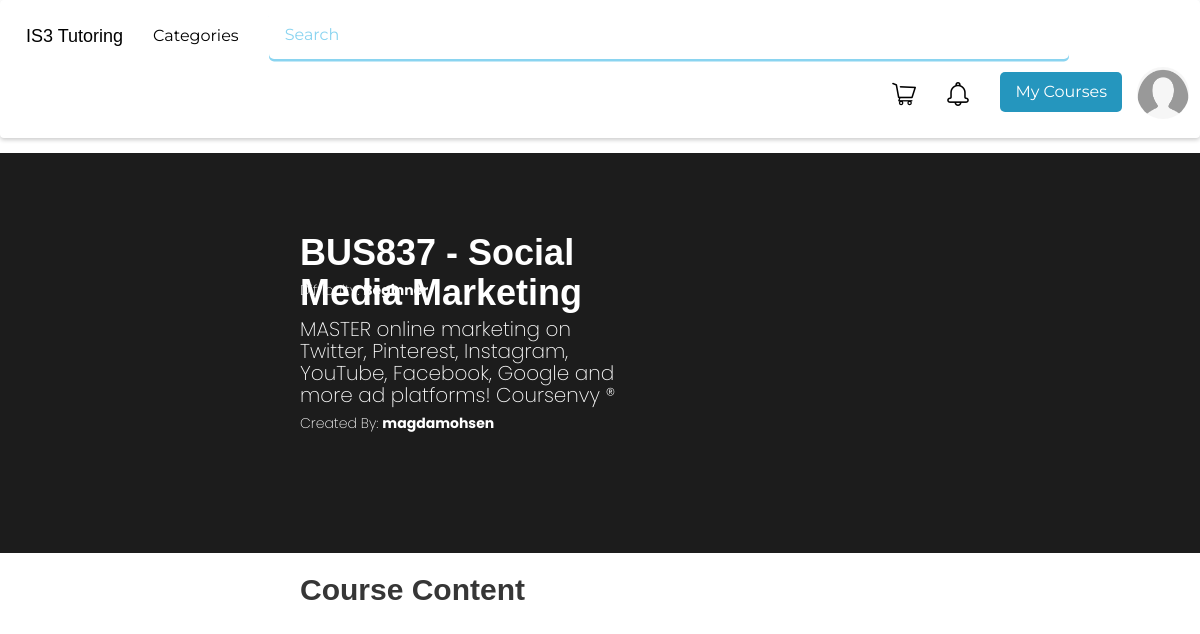
/src/view/viewCourseContent.php?id=3 (signed in), run on the app's committed database.
### tables this page shows
CREATE TABLE `courses` (
  `CourseID` int(11) NOT NULL,
  `Code` varchar(8) NOT NULL,
  `Title` varchar(50) NOT NULL,
  `Description` text NOT NULL,
  `Hours` int(11) NOT NULL,
  `Level` varchar(15) NOT NULL,
  `Price` int(11) NOT NULL,
  `Approved` tinyint(1) DEFAULT NULL,
  `CreatedBy` int(11) NOT NULL,
  `Categories` varchar(25) NOT NULL,
  `Overview` varchar(255) DEFAULT NULL,
  `Thumbnail` varchar(255) DEFAULT NULL
);

CREATE TABLE `users` (
  `UserID` int(11) NOT NULL,
  `Username` varchar(25) NOT NULL,
  `Password` varchar(255) NOT NULL,
  `FirstName` varchar(25) NOT NULL,
  `LastName` varchar(25) NOT NULL,
  `Email` varchar(25) NOT NULL,
  `PhoneNumber` varchar(25) DEFAULT NULL,
  `Country` varchar(25) DEFAULT NULL,
  `BirthDate` date NOT NULL,
  `UserType` varchar(15) NOT NULL
);

### src/public/is3library.php (called while the page is built, shortened)
<?php
$conn = "";
function getUsername($UserID)
{
    $sql = "SELECT * FROM users WHERE UserID =". $UserID;
    $result = $GLOBALS['conn']->query($sql);
    $userData = mysqli_fetch_array($result);
    return $userData[1];
}
        ?>

### src/view/viewCourseContent.php (the view, shortened to what this page needs)
<?php
include_once "/xampp/htdocs/IS3-Online-Tutoring/src/public/Menu.php";
include_once "/xampp/htdocs/IS3-Online-Tutoring/src/public/is3library.php";
?>
<link rel="stylesheet" href="https://maxcdn.bootstrapcdn.com/bootstrap/3.4.1/css/bootstrap.min.css">
<link rel="stylesheet" href="https://cdnjs.cloudflare.com/ajax/libs/font-awesome/5.8.2/css/all.min.css">
<link rel="stylesheet" href="../../CSS/courseContent.css" type="text/css">
<?php
$user=$_SESSION['UserID'];
$id = $_GET['id'];
$query = "SELECT * FROM enroll WHERE UserID ='$user' AND CourseID='$id'";
$result = $conn->query($query);
$enrolled = mysqli_fetch_array($result);
if($enrolled){
    $getCoursesQuery = "SELECT * FROM courses WHERE CourseID=".$_GET["id"];
    $result = $conn->query($getCoursesQuery);
    $row = $result->fetch_array(MYSQLI_ASSOC);
?>
<div class="container-fluid">
  <div class="Banner">
    <div class="BannerElements">
        <h1> <?php echo $row["Code"]." - ".$row["Title"] ?> </h1>
        <h5> <?php echo "Difficulty: <b>" . $row['Level'] ?></b></h5>
        <h3> <?php echo $row['Description']?> </h3>
        <h5> <?php echo "Created By: <b>" . getUsername($row['CreatedBy']) ?></b></h5>
    </div>
  </div>
</div>
    <div class="course-content">
    <h2> Course Content </h2>
<?php
}else{
    echo "<h2>Sorry, You have to be enrolled in this course to view this page</h2>";
}
?>

### CSS/menu.css (style rules this page uses)
html, body { height: 100%; width: 100%; margin:0; }
::placeholder { color: #8ad4f0; }

### CSS/courseContent.css (style rules this page uses)
.container-fluid { padding: 0 !important; }
h1 { font-family: 'Sora', sans-serif; font-weight: 700; width: 100%; height: 40px; color:white; }
h3 { color:white; font-family: 'poppins'; font-weight: 200; font-size: 20px; }
h5 { color:white; font-family: 'poppins'; font-weight: 200; }
.Banner { position: relative; width: 100%; height: 400px; background-color: #1c1c1c; padding:60px; padding-left:300px ; margin-top: -5px; }
.BannerElements { position: relative; height:max-content; width: 40%; }
.course-content { width:1000px; padding-left: 300px; }
.course-content > h2 { font-family: 'Sora', sans-serif; font-weight: 700; width: 100%; height: 40px; color:rgb(54, 54, 54); }

### data on the page
courses: Code "BUS837", Title "Social Media Marketing", Level "Beginner", Description "MASTER online marketing on Twitter, Pinterest, Instagram, YouTube, Facebook, Google and more ad platforms! Coursenvy ®", CreatedBy.Username "magdamohsen"
